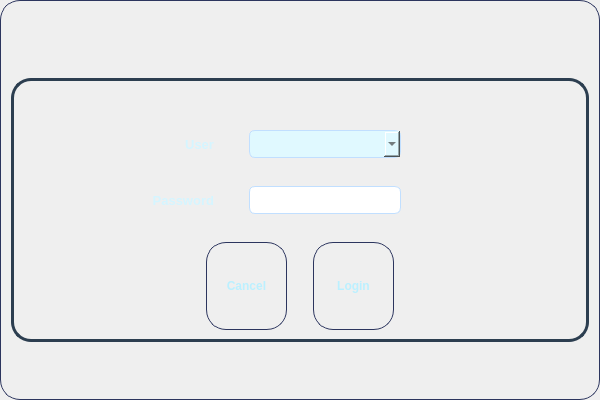
<?xml version="1.0" encoding="UTF-8"?>
<ui version="4.0">
 <class>Login</class>
 <widget class="QWidget" name="Login">
  <property name="geometry">
   <rect>
    <x>0</x>
    <y>0</y>
    <width>600</width>
    <height>400</height>
   </rect>
  </property>
  <property name="windowTitle">
   <string>Form</string>
  </property>
  <property name="styleSheet">
   <string notr="true">    background-color: qlineargradient(
        x1: 0, y1: 0, x2: 0, y2: 1,
        stop: 0 #1E1E2F,
        stop: 1 #2A2A3F
    );

  border: 1px solid  rgb(44, 53, 94);

    border-radius: 20px;

</string>
  </property>
  <layout class="QGridLayout" name="gridLayout_2">
   <item row="0" column="0">
    <layout class="QGridLayout" name="gridLayout" rowstretch="1,6,1">
     <item row="0" column="0">
      <spacer name="verticalSpacer">
       <property name="orientation">
        <enum>Qt::Orientation::Vertical</enum>
       </property>
       <property name="sizeHint" stdset="0">
        <size>
         <width>20</width>
         <height>40</height>
        </size>
       </property>
      </spacer>
     </item>
     <item row="2" column="0">
      <spacer name="verticalSpacer_2">
       <property name="orientation">
        <enum>Qt::Orientation::Vertical</enum>
       </property>
       <property name="sizeHint" stdset="0">
        <size>
         <width>20</width>
         <height>40</height>
        </size>
       </property>
      </spacer>
     </item>
     <item row="1" column="0">
      <widget class="QGroupBox" name="groupBox">
       <property name="styleSheet">
        <string notr="true">    QGroupBox {
        font-size: 16px;
        font-weight: bold;
        color: rgb(205, 221, 255); /* 标题颜色 */
        border: 3px solid #2c3e50;  
        margin-top: 20px; /* 标题与边框距离 */
    }

    QGroupBox::title {
        subcontrol-origin: margin;
        subcontrol-position: top center; /* 标题居中 */
        padding: 0 3px;
        background-color: transparent;
    }
</string>
       </property>
       <property name="title">
        <string/>
       </property>
       <layout class="QGridLayout" name="gridLayout_5" rowstretch="0,0,1,1,1,4" columnstretch="4,6,1,8,9">
        <property name="rightMargin">
         <number>9</number>
        </property>
        <item row="3" column="1">
         <widget class="QLabel" name="label_2">
          <property name="sizePolicy">
           <sizepolicy hsizetype="Preferred" vsizetype="Preferred">
            <horstretch>0</horstretch>
            <verstretch>0</verstretch>
           </sizepolicy>
          </property>
          <property name="font">
           <font>
            <pointsize>10</pointsize>
            <bold>true</bold>
           </font>
          </property>
          <property name="styleSheet">
           <string notr="true">background-color: transparent;
color: rgb(213, 245, 255);
border-color: transparent;</string>
          </property>
          <property name="text">
           <string>Password</string>
          </property>
          <property name="alignment">
           <set>Qt::AlignmentFlag::AlignRight|Qt::AlignmentFlag::AlignTrailing|Qt::AlignmentFlag::AlignVCenter</set>
          </property>
         </widget>
        </item>
        <item row="1" column="4">
         <spacer name="horizontalSpacer_2">
          <property name="orientation">
           <enum>Qt::Orientation::Horizontal</enum>
          </property>
          <property name="sizeHint" stdset="0">
           <size>
            <width>40</width>
            <height>20</height>
           </size>
          </property>
         </spacer>
        </item>
        <item row="3" column="2">
         <spacer name="horizontalSpacer_8">
          <property name="orientation">
           <enum>Qt::Orientation::Horizontal</enum>
          </property>
          <property name="sizeHint" stdset="0">
           <size>
            <width>40</width>
            <height>20</height>
           </size>
          </property>
         </spacer>
        </item>
        <item row="1" column="2">
         <spacer name="horizontalSpacer_7">
          <property name="orientation">
           <enum>Qt::Orientation::Horizontal</enum>
          </property>
          <property name="sizeType">
           <enum>QSizePolicy::Policy::Expanding</enum>
          </property>
          <property name="sizeHint" stdset="0">
           <size>
            <width>40</width>
            <height>20</height>
           </size>
          </property>
         </spacer>
        </item>
        <item row="3" column="4">
         <spacer name="horizontalSpacer_4">
          <property name="orientation">
           <enum>Qt::Orientation::Horizontal</enum>
          </property>
          <property name="sizeHint" stdset="0">
           <size>
            <width>40</width>
            <height>20</height>
           </size>
          </property>
         </spacer>
        </item>
        <item row="1" column="3">
         <widget class="QComboBox" name="comboBox">
          <property name="sizePolicy">
           <sizepolicy hsizetype="Preferred" vsizetype="Fixed">
            <horstretch>0</horstretch>
            <verstretch>0</verstretch>
           </sizepolicy>
          </property>
          <property name="styleSheet">
           <string notr="true">  border: 1px solid rgb(180, 180, 180);
background-color: rgb(224, 249, 255);
    border-radius: 6px;
    padding: 4px 8px;
    font-size: 14px;
    color: #333;
border-color: rgb(193, 223, 255);</string>
          </property>
         </widget>
        </item>
        <item row="5" column="0" colspan="5">
         <layout class="QHBoxLayout" name="horizontalLayout" stretch="9,4,1,4,9">
          <property name="spacing">
           <number>6</number>
          </property>
          <item>
           <spacer name="horizontalSpacer_5">
            <property name="orientation">
             <enum>Qt::Orientation::Horizontal</enum>
            </property>
            <property name="sizeHint" stdset="0">
             <size>
              <width>40</width>
              <height>20</height>
             </size>
            </property>
           </spacer>
          </item>
          <item>
           <widget class="QPushButton" name="pushButton_2">
            <property name="sizePolicy">
             <sizepolicy hsizetype="Preferred" vsizetype="Preferred">
              <horstretch>0</horstretch>
              <verstretch>0</verstretch>
             </sizepolicy>
            </property>
            <property name="font">
             <font>
              <bold>true</bold>
             </font>
            </property>
            <property name="styleSheet">
             <string notr="true">QPushButton {color: rgb(187, 240, 255)}

QPushButton:hover {
    background-color: rgb(74, 186, 255);       /* 鼠标悬浮时：略深绿色 */
}

QPushButton:pressed {
    background-color: rgb(123, 132, 255);       /* 鼠标点击时：更深绿色 */
}

</string>
            </property>
            <property name="text">
             <string>Cancel</string>
            </property>
           </widget>
          </item>
          <item>
           <spacer name="horizontalSpacer_9">
            <property name="orientation">
             <enum>Qt::Orientation::Horizontal</enum>
            </property>
            <property name="sizeHint" stdset="0">
             <size>
              <width>40</width>
              <height>20</height>
             </size>
            </property>
           </spacer>
          </item>
          <item>
           <widget class="QPushButton" name="pushButton">
            <property name="sizePolicy">
             <sizepolicy hsizetype="Preferred" vsizetype="Preferred">
              <horstretch>0</horstretch>
              <verstretch>0</verstretch>
             </sizepolicy>
            </property>
            <property name="font">
             <font>
              <bold>true</bold>
             </font>
            </property>
            <property name="styleSheet">
             <string notr="true">QPushButton {color: rgb(187, 240, 255)}

QPushButton:hover {
    background-color: rgb(74, 186, 255);       /* 鼠标悬浮时：略深绿色 */
}

QPushButton:pressed {
    background-color: rgb(123, 132, 255);       /* 鼠标点击时：更深绿色 */
}

</string>
            </property>
            <property name="text">
             <string>Login</string>
            </property>
           </widget>
          </item>
          <item>
           <spacer name="horizontalSpacer_6">
            <property name="orientation">
             <enum>Qt::Orientation::Horizontal</enum>
            </property>
            <property name="sizeHint" stdset="0">
             <size>
              <width>40</width>
              <height>20</height>
             </size>
            </property>
           </spacer>
          </item>
         </layout>
        </item>
        <item row="3" column="3">
         <widget class="QLineEdit" name="lineEdit_2">
          <property name="sizePolicy">
           <sizepolicy hsizetype="Preferred" vsizetype="Fixed">
            <horstretch>0</horstretch>
            <verstretch>0</verstretch>
           </sizepolicy>
          </property>
          <property name="styleSheet">
           <string notr="true">border: 1px solid rgb(180, 180, 180);

    border-radius: 6px;
    padding: 4px 8px;
    font-size: 14px;
    color: lightgray;
border-color: rgb(193, 223, 255);




</string>
          </property>
          <property name="echoMode">
           <enum>QLineEdit::EchoMode::Password</enum>
          </property>
         </widget>
        </item>
        <item row="1" column="0">
         <spacer name="horizontalSpacer">
          <property name="orientation">
           <enum>Qt::Orientation::Horizontal</enum>
          </property>
          <property name="sizeHint" stdset="0">
           <size>
            <width>40</width>
            <height>20</height>
           </size>
          </property>
         </spacer>
        </item>
        <item row="1" column="1">
         <widget class="QLabel" name="label">
          <property name="sizePolicy">
           <sizepolicy hsizetype="Preferred" vsizetype="Preferred">
            <horstretch>0</horstretch>
            <verstretch>0</verstretch>
           </sizepolicy>
          </property>
          <property name="font">
           <font>
            <pointsize>10</pointsize>
            <bold>true</bold>
           </font>
          </property>
          <property name="styleSheet">
           <string notr="true">background-color: transparent;
color: rgb(213, 245, 255);
border-color: transparent;</string>
          </property>
          <property name="text">
           <string>User</string>
          </property>
          <property name="alignment">
           <set>Qt::AlignmentFlag::AlignRight|Qt::AlignmentFlag::AlignTrailing|Qt::AlignmentFlag::AlignVCenter</set>
          </property>
         </widget>
        </item>
        <item row="3" column="0">
         <spacer name="horizontalSpacer_3">
          <property name="orientation">
           <enum>Qt::Orientation::Horizontal</enum>
          </property>
          <property name="sizeHint" stdset="0">
           <size>
            <width>40</width>
            <height>20</height>
           </size>
          </property>
         </spacer>
        </item>
        <item row="0" column="3">
         <spacer name="verticalSpacer_3">
          <property name="orientation">
           <enum>Qt::Orientation::Vertical</enum>
          </property>
          <property name="sizeHint" stdset="0">
           <size>
            <width>20</width>
            <height>40</height>
           </size>
          </property>
         </spacer>
        </item>
       </layout>
      </widget>
     </item>
    </layout>
   </item>
  </layout>
 </widget>
 <resources/>
 <connections/>
</ui>
